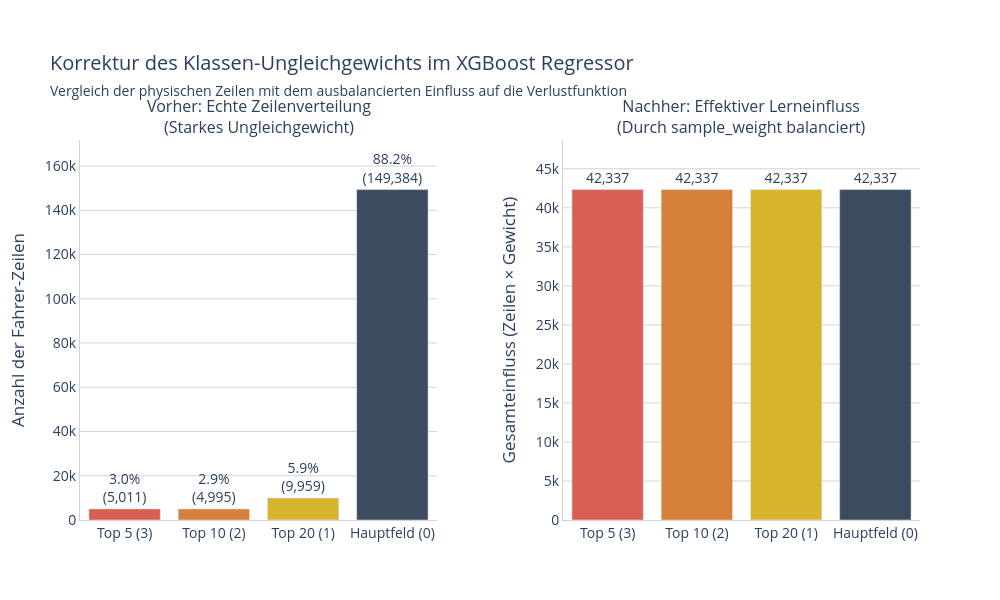

Source (notebook cell):
### Markdown cell above
Visualisierung: Korrektur des Klassen-Ungleichgewichts im XGBoost Regressor

### Code cell
import plotly.graph_objects as go
import plotly.subplots as sp

# 1. Echte Daten aus y_train und gewichte_train auslesen
unique_classes, counts = np.unique(y_train, return_counts=True)
total_rows = len(y_train)

# Wir lesen das echte, berechnete Gewicht für jede Klasse aus
weight_values = [gewichte_train[y_train == cls][0] for cls in unique_classes]

# Effektiver Einfluss = Echte Zeilenanzahl * Mathematisches Gewicht
effective_influence = counts * weight_values

df_summary = pd.DataFrame({
    'Klasse': ['Hauptfeld (0)', 'Top 20 (1)', 'Top 10 (2)', 'Top 5 (3)'],
    'Echte_Anzahl': counts,
    'Effektiver_Einfluss': effective_influence
})

# Reihenfolge für den Plot anpassen: Top 5 nach links
df_summary = df_summary.set_index('Klasse').loc[['Top 5 (3)', 'Top 10 (2)', 'Top 20 (1)', 'Hauptfeld (0)']].reset_index()

colors = ['#d95f52', '#d5813b', '#d8b32e', '#3c4c5e']

# 2. Zwei Diagramme erstellen (Vorher vs. Nachher)
fig = sp.make_subplots(rows=1, cols=2, 
                       subplot_titles=("Vorher: Echte Zeilenverteilung<br>(Starkes Ungleichgewicht)", 
                                       "Nachher: Effektiver Lerneinfluss<br>(Durch sample_weight balanciert)"),
                       horizontal_spacing=0.15)

# Plot 1: Unkorrigierte Verteilung
for i, row in df_summary.iterrows():
    fig.add_trace(go.Bar(
        x=[row['Klasse']], 
        y=[row['Echte_Anzahl']],
        marker_color=colors[i],
        text=[f"{(row['Echte_Anzahl'] / total_rows * 100):.1f}%<br>({row['Echte_Anzahl']:,.0f})"],
        textposition='outside',
        showlegend=False
    ), row=1, col=1)

# Plot 2: Effektiver Einfluss beim Lernen
for i, row in df_summary.iterrows():
    fig.add_trace(go.Bar(
        x=[row['Klasse']], 
        y=[row['Effektiver_Einfluss']],
        marker_color=colors[i],
        # Wir zeigen den neuen fiktiven Zeilenwert im Text
        text=[f"{row['Effektiver_Einfluss']:,.0f}"],
        textposition='outside',
        showlegend=False
    ), row=1, col=2)

# 3. Layout anpassen
fig.update_layout(
    title={"text": "Korrektur des Klassen-Ungleichgewichts im XGBoost Regressor<br><span style='font-size: 14px; font-weight: normal;'>Vergleich der physischen Zeilen mit dem ausbalancierten Einfluss auf die Verlustfunktion</span>"},
    height=600,
    width=1000,
    plot_bgcolor='white',
    font=dict(size=14),
    margin=dict(t=140)  # NEU: Mehr Platz oben für die Titel!
)

fig.update_yaxes(title_text="Anzahl der Fahrer-Zeilen", row=1, col=1, showgrid=True, gridcolor='lightgray', rangemode='tozero')
fig.update_yaxes(title_text="Gesamteinfluss (Zeilen × Gewicht)", row=1, col=2, showgrid=True, gridcolor='lightgray', rangemode='tozero')

for i in range(1, 3):
    fig.update_xaxes(showline=True, linewidth=1, linecolor='lightgray', row=1, col=i)
    fig.update_yaxes(showline=True, linewidth=1, linecolor='lightgray', row=1, col=i)
    
# NEU: Die y-Achsen nach oben hin etwas strecken, damit der Text über den Balken nicht abgeschnitten wird
fig.update_yaxes(range=[0, df_summary['Echte_Anzahl'].max() * 1.15], row=1, col=1)
fig.update_yaxes(range=[0, df_summary['Effektiver_Einfluss'].max() * 1.15], row=1, col=2)

# Diagramm direkt im Notebook anzeigen
fig.show()

### Figure 1 — Plotly figure (JSON) as saved in the notebook; plotly's stock layout.template omitted (floating-point values rounded to 4 significant figures)
{"data": [{"marker": {"color": "#d95f52"}, "showlegend": false, "text": ["3.0%<br>(5,011)"], "textposition": "outside", "type": "bar", "x": ["Top 5 (3)"], "xaxis": "x", "y": [5011], "yaxis": "y"}, {"marker": {"color": "#d5813b"}, "showlegend": false, "text": ["2.9%<br>(4,995)"], "textposition": "outside", "type": "bar", "x": ["Top 10 (2)"], "xaxis": "x", "y": [4995], "yaxis": "y"}, {"marker": {"color": "#d8b32e"}, "showlegend": false, "text": ["5.9%<br>(9,959)"], "textposition": "outside", "type": "bar", "x": ["Top 20 (1)"], "xaxis": "x", "y": [9959], "yaxis": "y"}, {"marker": {"color": "#3c4c5e"}, "showlegend": false, "text": ["88.2%<br>(149,384)"], "textposition": "outside", "type": "bar", "x": ["Hauptfeld (0)"], "xaxis": "x", "y": [149384], "yaxis": "y"}, {"marker": {"color": "#d95f52"}, "showlegend": false, "text": ["42,337"], "textposition": "outside", "type": "bar", "x": ["Top 5 (3)"], "xaxis": "x2", "y": [42340.0], "yaxis": "y2"}, {"marker": {"color": "#d5813b"}, "showlegend": false, "text": ["42,337"], "textposition": "outside", "type": "bar", "x": ["Top 10 (2)"], "xaxis": "x2", "y": [42340.0], "yaxis": "y2"}, {"marker": {"color": "#d8b32e"}, "showlegend": false, "text": ["42,337"], "textposition": "outside", "type": "bar", "x": ["Top 20 (1)"], "xaxis": "x2", "y": [42340.0], "yaxis": "y2"}, {"marker": {"color": "#3c4c5e"}, "showlegend": false, "text": ["42,337"], "textposition": "outside", "type": "bar", "x": ["Hauptfeld (0)"], "xaxis": "x2", "y": [42340.0], "yaxis": "y2"}], "layout": {"annotations": [{"font": {"size": 16}, "showarrow": false, "text": "Vorher: Echte Zeilenverteilung<br>(Starkes Ungleichgewicht)", "x": 0.2125, "xanchor": "center", "xref": "paper", "y": 1, "yanchor": "bottom", "yref": "paper"}, {"font": {"size": 16}, "showarrow": false, "text": "Nachher: Effektiver Lerneinfluss<br>(Durch sample_weight balanciert)", "x": 0.7875, "xanchor": "center", "xref": "paper", "y": 1, "yanchor": "bottom", "yref": "paper"}], "font": {"size": 14}, "height": 600, "margin": {"t": 140}, "plot_bgcolor": "white", "title": {"text": "Korrektur des Klassen-Ungleichgewichts im XGBoost Regressor<br><span style='font-size: 14px; font-weight: normal;'>Vergleich der physischen Zeilen mit dem ausbalancierten Einfluss auf die Verlustfunktion</span>"}, "width": 1000, "xaxis": {"anchor": "y", "domain": [0, 0.425], "linecolor": "lightgray", "linewidth": 1, "showline": true}, "xaxis2": {"anchor": "y2", "domain": [0.575, 1], "linecolor": "lightgray", "linewidth": 1, "showline": true}, "yaxis": {"anchor": "x", "domain": [0, 1], "gridcolor": "lightgray", "linecolor": "lightgray", "linewidth": 1, "range": [0, 171800.0], "rangemode": "tozero", "showgrid": true, "showline": true, "title": {"text": "Anzahl der Fahrer-Zeilen"}}, "yaxis2": {"anchor": "x2", "domain": [0, 1], "gridcolor": "lightgray", "linecolor": "lightgray", "linewidth": 1, "range": [0, 48690.0], "rangemode": "tozero", "showgrid": true, "showline": true, "title": {"text": "Gesamteinfluss (Zeilen × Gewicht)"}}}}
